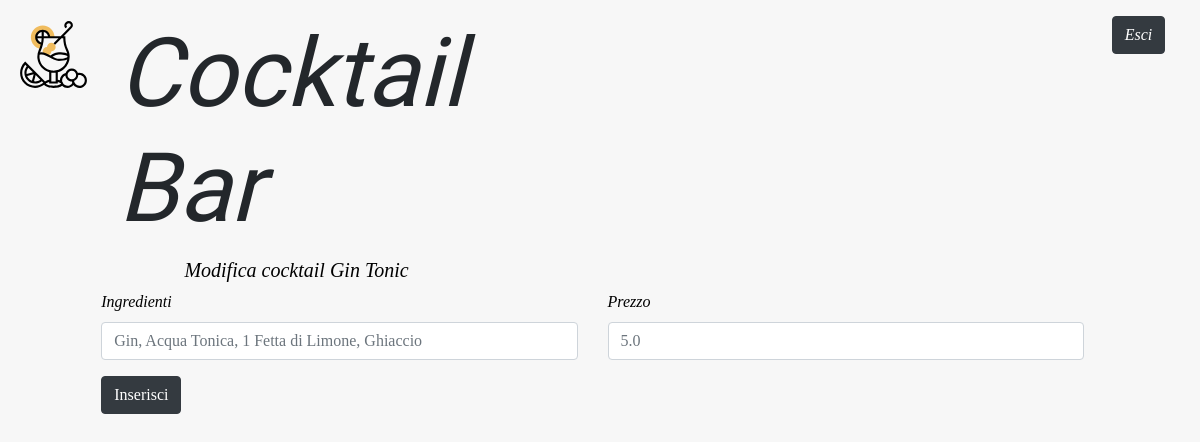
Page /modifica-cocktail/1/1/ on the committed database.
### bar/models.py (models this page shows, shortened)
class Cocktail(models.Model):
    id = models.BigAutoField(primary_key=True)
    nome = models.CharField(max_length=100)
    ingredienti = models.TextField()  # This field type is a guess.
    prezzo = models.FloatField()
    class Meta:
        db_table = 'Cocktail'

### bar/views.py (the view)
# urls.py: path('modifica-cocktail/<int:barista_id>/<int:cocktail_id>/', views.goToModificaCocktail, name='goToModificaCocktail'),
def goToModificaCocktail(request, barista_id, cocktail_id):
    c = Cocktail.objects.get(id=cocktail_id)
    context = {
        'cocktail': c,
        'barista_id': barista_id,
    }
    return render(request, 'bar/modifica-cocktail.html', context)

### bar/templates/bar/modifica-cocktail.html (shortened to what this page needs)
<!DOCTYPE html>
<html lang="it">
<head>
    {% load static %}
    <link rel="stylesheet" href="{% static 'bar/bootstrap/css/bootstrap.css' %}">
    <link rel="stylesheet" href="https://cdnjs.cloudflare.com/ajax/libs/font-awesome/4.7.0/css/font-awesome.min.css">
    <link rel="stylesheet" href="{% static 'bar/css/style.css' %}">
    <link rel="stylesheet" href="{% static 'bar/css/modifica-avvenuta.css' %}">
</head>
<body>
    <header>
        <div class="container-header mt-3">
            <div class="row m-1">
                <div class="col-1">
                    <img src="{% static 'bar/imgs/cocktail.svg' %}" alt="bicchiere da cocktail" class="logo-glass">
                </div>
                <div class="col-5">
                    <h1 class="title-header">Cocktail Bar</h1>
                </div>
                <div class="col-6">
                    <div class="row justify-content-end">
                        <div class="offset-8 col-2">
                            <a class="btn btn-dark" href="{% url 'logout' %}">Esci</a>
                        </div>
                    </div>
                </div>
            </div>
        </div>
    </header>
    <form method="post" action="{% url 'modifica-cocktail' barista_id cocktail.id %}">
        <div class="row justify-content-center">
            <div class="col-10">
                <div class="row justify-content-center">
                    <div class="col-10">
                        <h5>Modifica cocktail {{ cocktail.nome }}</h5>
                    </div>
                </div>
                <div class="row">
                    <div class="form-group col-6">
                        <label for="inputIngredienti">Ingredienti</label>
                        <input type="text" class="form-control" id="inputIngredienti" placeholder="{{cocktail.ingredienti}}" name="ingredienti">
                    </div>
                    <div class="form-group col-6">
                        <label for="inputPrezzo">Prezzo</label>
                        <input type="prezzo" class="form-control" id="inputPrezzo" placeholder="{{cocktail.prezzo}}" name="prezzo">
                    </div>
                </div>
                <div class="row">
                    <div class="col-6">
                        <button type="submit" class="btn btn-dark">Inserisci</button>
                    </div>
                </div>
            </div>
        </div>
    </form>
</body>
</html>

### bar/static/bar/css/style.css (style rules this page uses)
body { background-color: #f7f7f7; font-family: "Amiri"; font-style: italic; color: #000; }
.title-header { font-size: 6em; font-family: 'Indie Flower', cursive; color: rgb(35, 39, 43); }
.justify-content-center { margin-right: 0px !important; }
.logo-glass { width: 100%; padding-top: 4px; }

### rows in the picture
Cocktail: nome "Gin Tonic", ingredienti "Gin, Acqua Tonica, 1 Fetta di Limone, Ghiaccio", prezzo "5.0"
